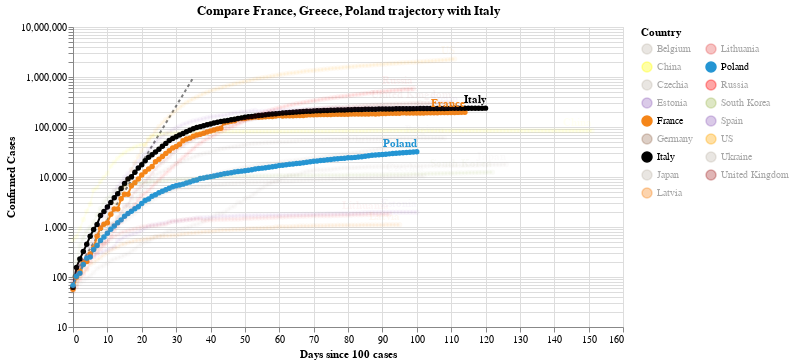

The cell this chart's notebook holds for it:
### Code cell
#hide_input
chart2 = make_since_chart(dff2, ['France', 'Greece', 'Poland'], baseline_countries)
chart2

### Figure 1 — Vega-Lite specification as saved in the notebook (floating-point values rounded to 4 significant figures; data arrays with more than 128 entries replaced by an {"elided": "..."} marker saying what was removed)
{"config": {"view": {"continuousWidth": 400, "continuousHeight": 300}}, "layer": [{"data": {"name": "data-628230001892d6798b50651be41d1b3e"}, "mark": {"type": "line", "color": "black", "opacity": 0.5, "strokeDash": [3, 3]}, "encoding": {"x": {"type": "quantitative", "field": "Days since 100 cases"}, "y": {"type": "quantitative", "field": "Confirmed Cases"}}}, {"data": {"name": "data-8b2ed1a1383cfb471fdc73a7cf1f94d3"}, "mark": {"type": "line", "point": true}, "encoding": {"color": {"type": "nominal", "field": "Country", "legend": {"columns": 2}, "scale": {"domain": ["Belgium", "China", "Czechia", "Estonia", "France", "Germany", "Italy", "Japan", "Latvia", "Lithuania", "Poland", "Russia", "South Korea", "Spain", "US", "Ukraine", "United Kingdom"], "range": ["#C1B7AD", "yellow", "#C1B7AD", "#9467bd", "#F58518", "#9D755D", "black", "#C1B7AD", "#F58518", "#E45756", "#2495D3", "red", "#A1BA59", "#9467bd", "orange", "#C1B7AD", "brown"]}}, "opacity": {"condition": {"value": 1, "selection": "selector005"}, "value": 0.05}, "tooltip": [{"type": "nominal", "field": "Country"}, {"type": "temporal", "field": "Date"}, {"type": "quantitative", "field": "Confirmed Cases"}, {"type": "quantitative", "field": "Days since 100 cases"}], "x": {"type": "quantitative", "field": "Days since 100 cases"}, "y": {"type": "quantitative", "field": "Confirmed Cases", "scale": {"type": "log"}}}, "selection": {"selector005": {"type": "multi", "fields": ["Country"], "bind": "legend", "init": [{"Country": "France"}, {"Country": "Greece"}, {"Country": "Poland"}, {"Country": "Italy"}]}}, "width": 550}, {"data": {"name": "data-8b2ed1a1383cfb471fdc73a7cf1f94d3"}, "mark": {"type": "text", "align": "right", "dy": -8, "fontWeight": "bold"}, "encoding": {"color": {"type": "nominal", "field": "Country", "legend": {"columns": 2}, "scale": {"domain": ["Belgium", "China", "Czechia", "Estonia", "France", "Germany", "Italy", "Japan", "Latvia", "Lithuania", "Poland", "Russia", "South Korea", "Spain", "US", "Ukraine", "United Kingdom"], "range": ["#C1B7AD", "yellow", "#C1B7AD", "#9467bd", "#F58518", "#9D755D", "black", "#C1B7AD", "#F58518", "#E45756", "#2495D3", "red", "#A1BA59", "#9467bd", "orange", "#C1B7AD", "brown"]}}, "opacity": {"condition": {"value": 1, "selection": "selector005"}, "value": 0.05}, "text": {"type": "nominal", "field": "Country"}, "tooltip": [{"type": "nominal", "field": "Country"}, {"type": "temporal", "field": "Date"}, {"type": "quantitative", "field": "Confirmed Cases"}, {"type": "quantitative", "field": "Days since 100 cases"}], "x": {"type": "quantitative", "field": "Days since 100 cases"}, "y": {"type": "quantitative", "field": "Confirmed Cases", "scale": {"type": "log"}}}, "transform": [{"filter": "(datum['Date'] >= 1592697600000)"}], "width": 550}], "title": "Compare France, Greece, Poland trajectory with Italy", "$schema": "https://vega.github.io/schema/vega-lite/v4.0.2.json", "datasets": {"data-628230001892d6798b50651be41d1b3e": [{"Days since 100 cases": 0, "Confirmed Cases": 100.0}, {"Days since 100 cases": 1, "Confirmed Cases": 130.0}, {"Days since 100 cases": 2, "Confirmed Cases": 169.0}, {"Days since 100 cases": 3, "Confirmed Cases": 219.7}, {"Days since 100 cases": 4, "Confirmed Cases": 285.6}, {"Days since 100 cases": 5, "Confirmed Cases": 371.3}, {"Days since 100 cases": 6, "Confirmed Cases": 482.7}, {"Days since 100 cases": 7, "Confirmed Cases": 627.5}, {"Days since 100 cases": 8, "Confirmed Cases": 815.7}, {"Days since 100 cases": 9, "Confirmed Cases": 1060.0}, {"Days since 100 cases": 10, "Confirmed Cases": 1379.0}, {"Days since 100 cases": 11, "Confirmed Cases": 1792.0}, {"Days since 100 cases": 12, "Confirmed Cases": 2330.0}, {"Days since 100 cases": 13, "Confirmed Cases": 3029.0}, {"Days since 100 cases": 14, "Confirmed Cases": 3937.0}, {"Days since 100 cases": 15, "Confirmed Cases": 5119.0}, {"Days since 100 cases": 16, "Confirmed Cases": 6654.0}, {"Days since 100 cases": 17, "Confirmed Cases": 8650.0}, {"Days since 100 cases": 18, "Confirmed Cases": 11250.0}, {"Days since 100 cases": 19, "Confirmed Cases": 14620.0}, {"Days since 100 cases": 20, "Confirmed Cases": 19000.0}, {"Days since 100 cases": 21, "Confirmed Cases": 24710.0}, {"Days since 100 cases": 22, "Confirmed Cases": 32120.0}, {"Days since 100 cases": 23, "Confirmed Cases": 41750.0}, {"Days since 100 cases": 24, "Confirmed Cases": 54280.0}, {"Days since 100 cases": 25, "Confirmed Cases": 70560.0}, {"Days since 100 cases": 26, "Confirmed Cases": 91730.0}, {"Days since 100 cases": 27, "Confirmed Cases": 119300.0}, {"Days since 100 cases": 28, "Confirmed Cases": 155000.0}, {"Days since 100 cases": 29, "Confirmed Cases": 201500.0}, {"Days since 100 cases": 30, "Confirmed Cases": 262000.0}, {"Days since 100 cases": 31, "Confirmed Cases": 340600.0}, {"Days since 100 cases": 32, "Confirmed Cases": 442800.0}, {"Days since 100 cases": 33, "Confirmed Cases": 575600.0}, {"Days since 100 cases": 34, "Confirmed Cases": 748300.0}, {"Days since 100 cases": 35, "Confirmed Cases": 972800.0}], "data-8b2ed1a1383cfb471fdc73a7cf1f94d3": {"elided": "1883 records"}}}
